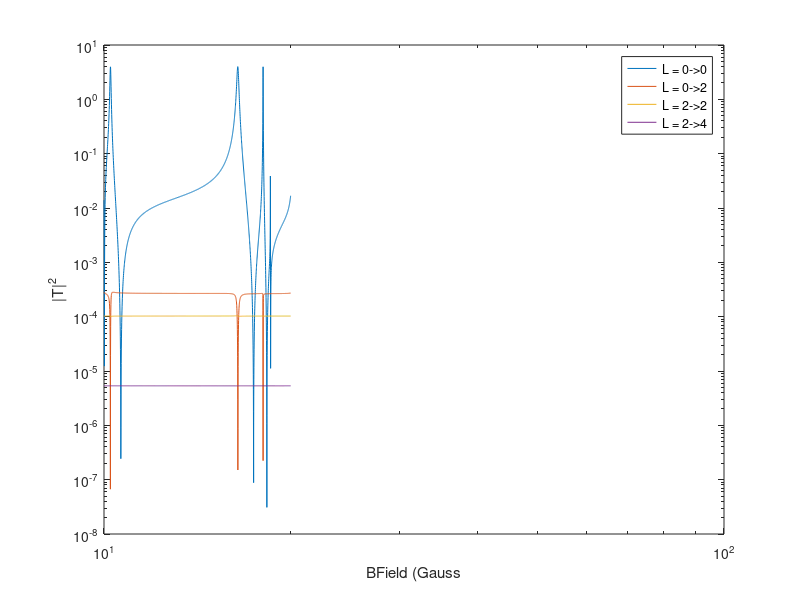

MATLAB code to generate this figure:
datal0 = load("TmatrixvBFieldB10-20_L=0.mat");
datal2 = load("TmatrixvBFieldB10-20_L=2.mat");

figure; 
loglog(datal0.BFields_gauss_array, datal0.l0lp0);
hold on;
loglog(datal0.BFields_gauss_array, datal0.l0lp2);
loglog(datal2.BFields_gauss_array, datal2.l2lp2)
loglog(datal2.BFields_gauss_array, datal2.l2lp4)
xlabel("BField (Gauss")
ylabel("|T|^2")
legend({"L = 0->0", "L = 0->2", "L = 2->2", "L = 2->4"})
